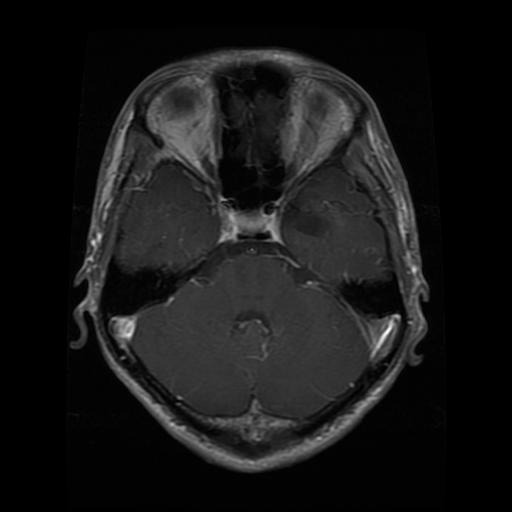
#> input picture brain-tumor-mri-dataset/Testing/glioma/Te-glTr_0001.jpg, 512 x 512 px
$ python -i test_filter.py   (imports and definitions only)
#> lines starting #> are read from the running program, lines starting #| are printed output that depends on the picture; after the words box and inside, x2 and y2 are one past the last pixel; in counts of white or black regions, pixels touching at a corner belong together
from skimage import io, filters, color, exposure, morphology, measure
import matplotlib.pyplot as plt
import numpy as np
from skimage.filters import rank
from skimage.morphology import flood, erosion, dilation, rectangle, disk
from skimage.util import img_as_float


# [115 lines left out: functions highlight_meningiomas, display_sobel_edges, display_equalized_image, preprocess_and_find_white_pixel, region_growing, not called in this run]


def calculate_polygon_area(contour):
    x = contour[:, 1]
    y = contour[:, 0]
    return 0.5 * np.abs(np.dot(x, np.roll(y, 1)) - np.dot(y, np.roll(x, 1)))


def findMeningiomaByContours(image_path):
    # Leer la imagen
    image = io.imread(image_path)
#> image is the input picture: shape (512, 512, 3); min 0, max 255, mean 23.5

    # Convertir a escala de grises
    gray_image = color.rgb2gray(image)

    # Binarizar la imagen
    binary_image = gray_image < filters.threshold_otsu(gray_image)
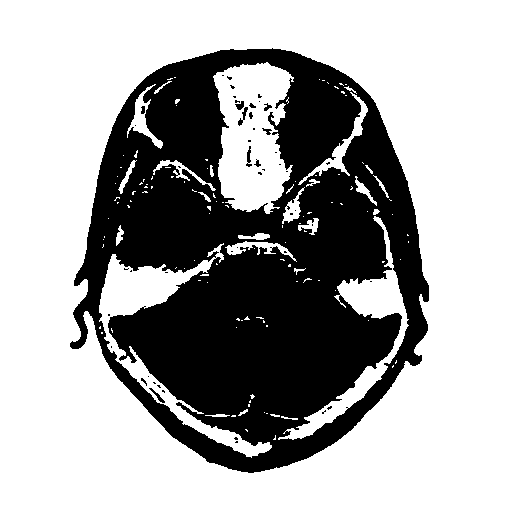
#> binary_image: shape (512, 512) bool; 65.5% white; 49 black regions (38 under 20 px), largest, box (x1, y1, x2, y2) and area: (70, 48, 429, 473) 89882, (238, 107, 248, 126) 64, (246, 146, 252, 167) 63

    # Sobel
    sobel_image = filters.sobel(binary_image)
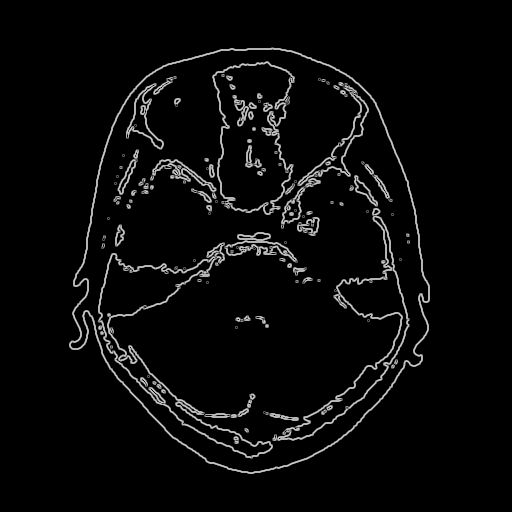
#> sobel_image: shape (512, 512) float64; min 0, max 0.791, mean 0.0369

    # Encontrar contornos
    contours = measure.find_contours(sobel_image, level=0.5)
#> contours = 270 point arrays, longest 2291 points

    if not contours:
        print("No contours found in the image.")
        return

    # Encontrar el contorno más grande
    largest_contour = max(contours, key=calculate_polygon_area)
#> in calculate_polygon_area, `x = contour[:, 1]`: x = 1783 values, max 429.3 at index 1356, min 68.71 at index 399, mean 243.3
#> in calculate_polygon_area, `y = contour[:, 0]`: y = 1783 values, max 473.3 at index 1, min 47.41 at index 960, mean 267.4
#> largest_contour = 1783 pairs, first value 47.41 to 473.3, second value 68.71 to 429.3

    # Encontrar el centroide del contorno más grande
    centroid = np.mean(largest_contour, axis=0)
#> centroid = [267.4, 243.3]
    seed_point = tuple(map(int, centroid))
#> seed_point = (267, 243)

    # Crear una máscara usando el algoritmo de crecimiento de regiones
    mask = flood(sobel_image, seed_point, tolerance=0.1)
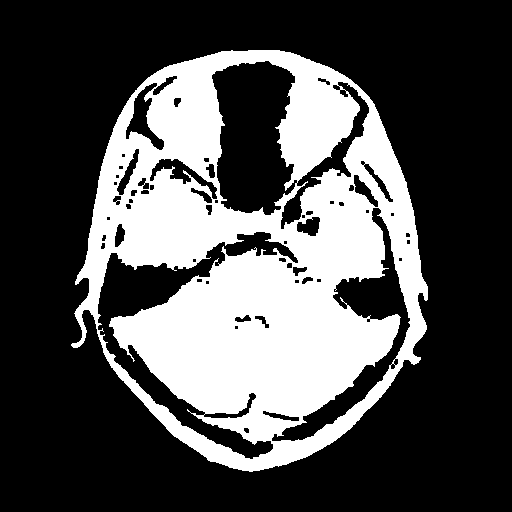
#> mask: shape (512, 512) bool; 30.9% white; 1 white region, box (x1, y1, x2, y2) and area: (71, 50, 428, 472) 80965

    merge = gray_image + mask
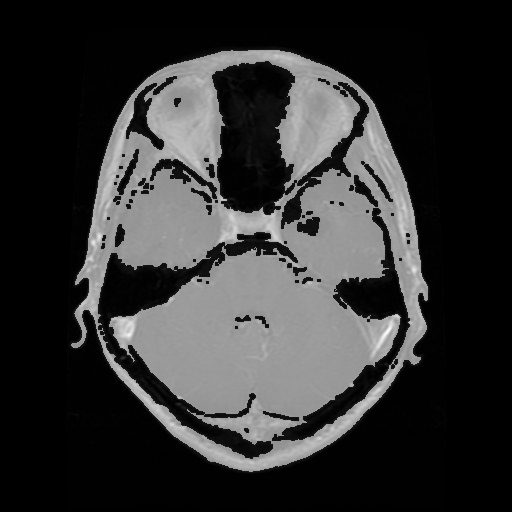
#> merge: shape (512, 512) float64; min 0, max 2, mean 0.401; drawn with min black and max white

    # Resultado
    fig, ax = plt.subplots(1, 2, figsize=(12, 6))
    ax[0].imshow(image)
    ax[0].set_title('Original Image')
    ax[0].axis('off')
    ax[1].imshow(merge, cmap='gray')
    ax[1].set_title('Result')
    ax[1].axis('off')
    plt.show()


# [297 lines left out: functions find_meningioma_by_contour_size, find_meningioma_rect_crop, find_meningioma_rect_crop2, not called in this run]

>>> result = findMeningiomaByContours('brain-tumor-mri-dataset/Testing/glioma/Te-glTr_0001.jpg')

$ run again, on brain-tumor-mri-dataset/Testing/glioma/Te-glTr_0006.jpg
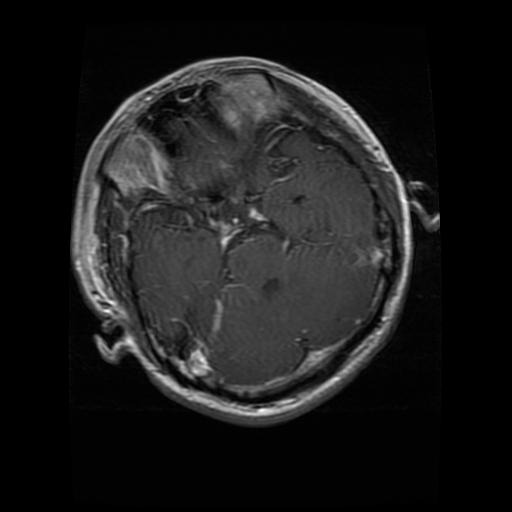
#> input picture brain-tumor-mri-dataset/Testing/glioma/Te-glTr_0006.jpg, 512 x 512 px
#> in findMeningiomaByContours, image is the input picture: shape (512, 512, 3); min 0, max 255, mean 27
#> in findMeningiomaByContours, `binary_image = gray_image < filters.threshold_otsu(gray_image)`:
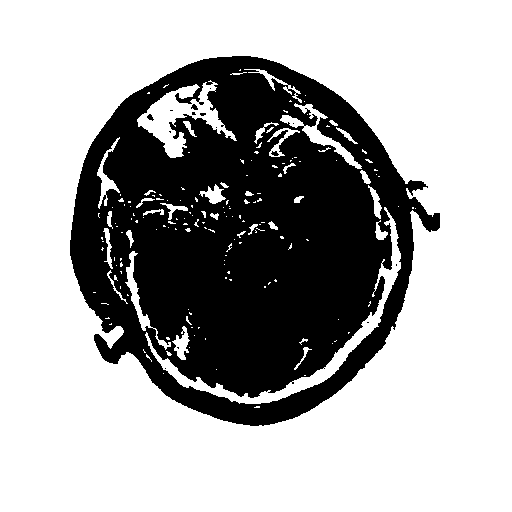
#> binary_image: shape (512, 512) bool; 67.4% white; 15 black regions (11 under 20 px), largest, box (x1, y1, x2, y2) and area: (70, 56, 440, 426) 85240, (147, 114, 154, 121) 28, (191, 104, 198, 110) 27, (271, 151, 279, 156) 26
#> contours = 315 point arrays, longest 3508 points
#> x = 3508 values, max 440.3 at index 3055, min 68.71 at index 503, mean 251.8
#> y = 3508 values, max 426.3 at index 8, min 54.71 at index 867, mean 244.2
#> largest_contour = 3273 pairs, first value 92.37 to 408.3, second value 143.9 to 401.3
#> centroid = [281.2, 309.5]
#> seed_point = (281, 309)
#> mask: shape (512, 512) bool; 28.9% white; 1 white region, box (x1, y1, x2, y2) and area: (71, 57, 439, 425) 75697
#> in findMeningiomaByContours, `merge = gray_image + mask`:
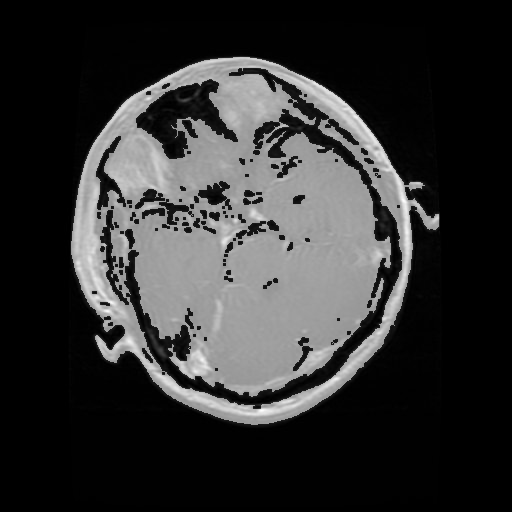
#> merge: shape (512, 512) float64; min 0, max 2, mean 0.395; drawn with min black and max white

$ run again, on brain-tumor-mri-dataset/Testing/glioma/Te-gl_0017.jpg
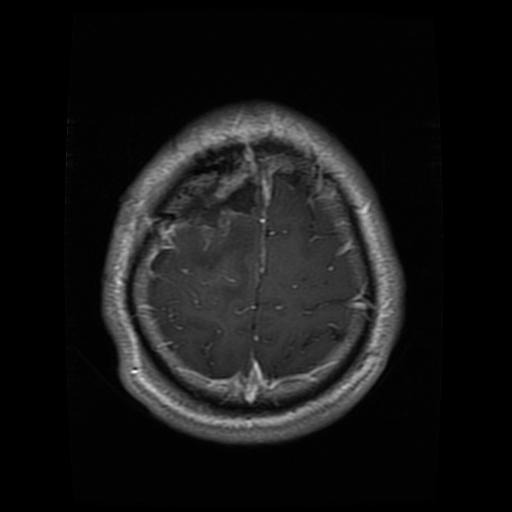
#> input picture brain-tumor-mri-dataset/Testing/glioma/Te-gl_0017.jpg, 512 x 512 px
#> in findMeningiomaByContours, image is the input picture: shape (512, 512, 3); min 0, max 254, mean 22
#> in findMeningiomaByContours, `binary_image = gray_image < filters.threshold_otsu(gray_image)`:
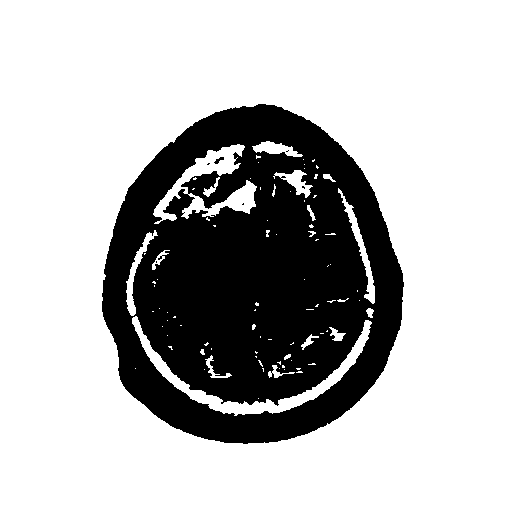
#> binary_image: shape (512, 512) bool; 73.3% white; 7 black regions (5 under 20 px), largest, box (x1, y1, x2, y2) and area: (102, 104, 404, 444) 69906, (214, 157, 224, 164) 33
#> contours = 135 point arrays, longest 1427 points
#> x = 1311 values, max 404.3 at index 987, min 100.7 at index 283, mean 251.1
#> y = 1311 values, max 444.3 at index 1, min 102.7 at index 661, mean 277.1
#> largest_contour = 1311 pairs, first value 102.7 to 444.3, second value 100.7 to 404.3
#> centroid = [277.1, 251.1]
#> seed_point = (277, 251)
#> mask: shape (512, 512) bool; 24.4% white; 1 white region, box (x1, y1, x2, y2) and area: (103, 105, 403, 443) 64079
#> in findMeningiomaByContours, `merge = gray_image + mask`:
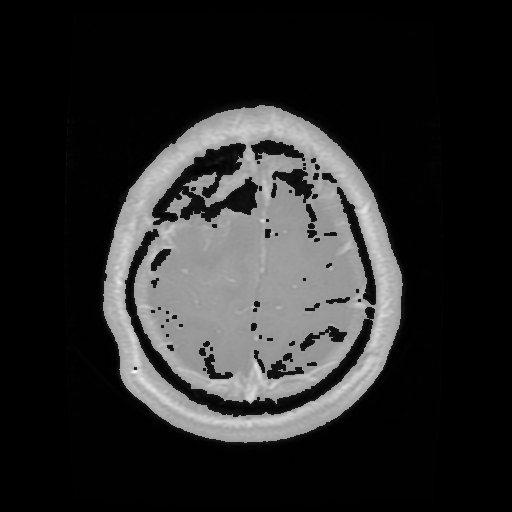
#> merge: shape (512, 512) float64; min 0, max 2, mean 0.331; drawn with min black and max white

$ run again, on brain-tumor-mri-dataset/Testing/glioma/Te-gl_0030.jpg
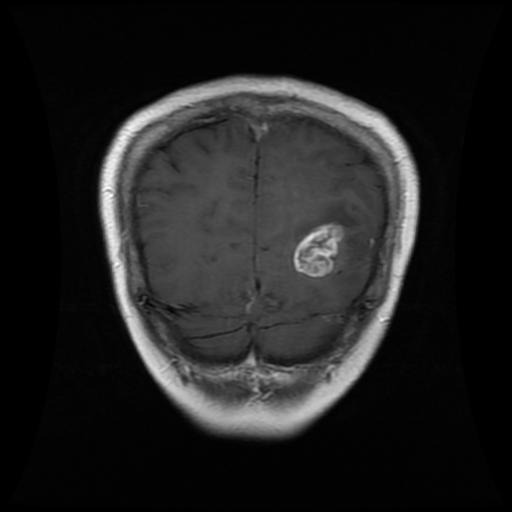
#> input picture brain-tumor-mri-dataset/Testing/glioma/Te-gl_0030.jpg, 512 x 512 px
#> in findMeningiomaByContours, image is the input picture: shape (512, 512, 3); min 0, max 255, mean 32.5
#> in findMeningiomaByContours, `binary_image = gray_image < filters.threshold_otsu(gray_image)`:
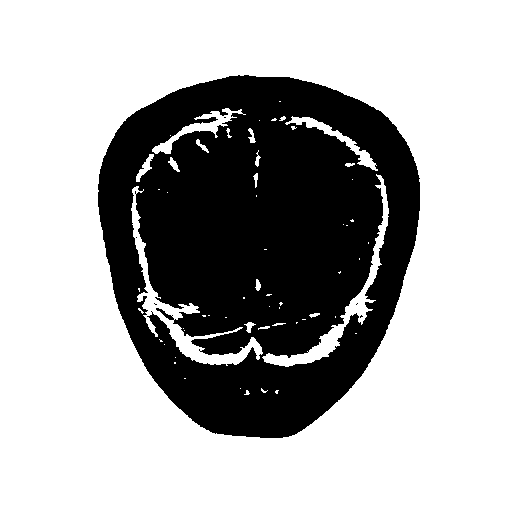
#> binary_image: shape (512, 512) bool; 68.3% white; 6 black regions (5 under 20 px), largest, box (x1, y1, x2, y2) and area: (98, 75, 420, 438) 83212
#> contours = 126 point arrays, longest 1439 points
#> x = 1383 values, max 420.3 at index 988, min 96.71 at index 419, mean 257.5
#> y = 1383 values, max 438.3 at index 1, min 73.71 at index 703, mean 248.4
#> largest_contour = 1383 pairs, first value 73.71 to 438.3, second value 96.71 to 420.3
#> centroid = [248.4, 257.5]
#> seed_point = (248, 257)
#> mask: shape (512, 512) bool; 29.7% white; 1 white region, box (x1, y1, x2, y2) and area: (99, 76, 419, 437) 77832
#> in findMeningiomaByContours, `merge = gray_image + mask`:
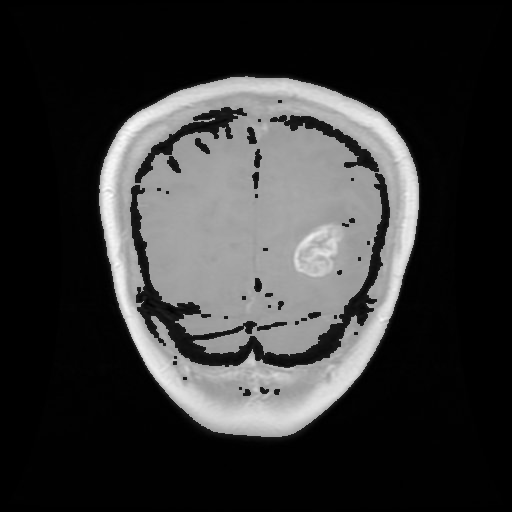
#> merge: shape (512, 512) float64; min 0, max 2, mean 0.424; drawn with min black and max white
